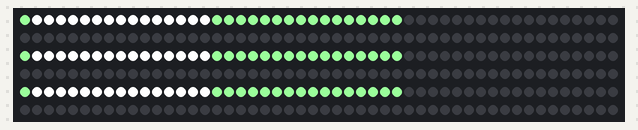
The sketch below on a simulated Arduino Uno, built with avr-gcc and run on an emulated ATmega328P. Parts: 300 RGB LEDs in strip order, left to right, continuing on the next row. Random numbers use the default seed unless the sketch sets one.

Above: at 0.04 s.
At 5.01 s:
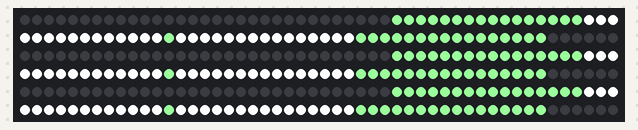
At 10.02 s:
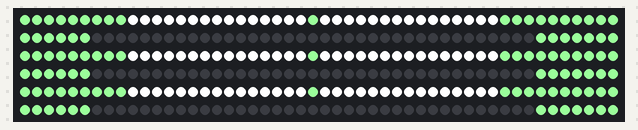
At 19.97 s:
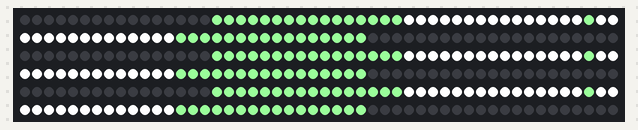
At 29.95 s:
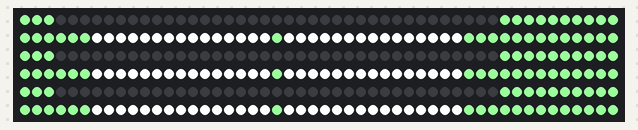
At 39.94 s:
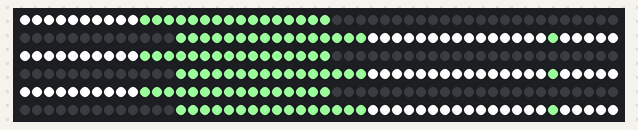

The sketch:

led_dress.ino
```cpp
#include <Adafruit_NeoPixel.h>
#include "WS2812_Definitions.h"
#include "led_dress.h"

// #define BRITTANY
// #define BETHANY
// #define SAMUEL
#define CAMPLIGHTS

#ifdef BRITTANY
#define PIN_A 10
#define LED_COUNT 120
#define GROUP_COUNT 3
#define CHYRON_WIDTH 24
#define COLOR_DROPOFF 2
#define SPEED 20
#endif

#ifdef BETHANY
#define PIN_A 6
#define LED_COUNT 120
#define GROUP_COUNT 6
#define CHYRON_WIDTH 12
#define COLOR_DROPOFF 3
#define SPEED 30
#endif

#ifdef SAMUEL
#define PIN_A 6
#define LED_COUNT 120
#define GROUP_COUNT 3
#define CHYRON_WIDTH 24
#define COLOR_DROPOFF 2
#define SPEED 20
#endif

#ifdef CAMPLIGHTS
#define PIN_A 8
#define LED_COUNT 300
#define GROUP_COUNT 3
#define CHYRON_WIDTH 32
#define COLOR_DROPOFF 16
#define SPEED 40
#endif


unsigned long COLORS[] = {
  NAVY, DARKBLUE, MEDIUMBLUE, BLUE, DARKGREEN, GREEN, TEAL, DARKCYAN,
  DEEPSKYBLUE, DARKTURQUOISE, MEDIUMSPRINGGREEN, LIME, SPRINGGREEN,
  AQUA, CYAN, MIDNIGHTBLUE, DODGERBLUE, LIGHTSEAGREEN, FORESTGREEN,
  SEAGREEN, DARKSLATEGRAY, LIMEGREEN, MEDIUMSEAGREEN, TURQUOISE,
  ROYALBLUE, STEELBLUE, DARKSLATEBLUE, MEDIUMTURQUOISE, INDIGO,
  DARKOLIVEGREEN, CADETBLUE, CORNFLOWERBLUE, MEDIUMAQUAMARINE, DIMGRAY,
  SLATEBLUE, OLIVEDRAB, SLATEGRAY, LIGHTSLATEGRAY, MEDIUMSLATEBLUE,
  LAWNGREEN, CHARTREUSE, AQUAMARINE, MAROON, PURPLE, OLIVE, GRAY,
  SKYBLUE, LIGHTSKYBLUE, BLUEVIOLET, DARKRED, DARKMAGENTA, SADDLEBROWN,
  DARKSEAGREEN, LIGHTGREEN, MEDIUMPURPLE, DARKVIOLET, PALEGREEN,
  DARKORCHID, YELLOWGREEN, SIENNA, BROWN, DARKGRAY, LIGHTBLUE,
  GREENYELLOW, PALETURQUOISE, LIGHTSTEELBLUE, POWDERBLUE, FIREBRICK,
  DARKGOLDENROD, MEDIUMORCHID, ROSYBROWN, DARKKHAKI, SILVER,
  MEDIUMVIOLETRED, INDIANRED, PERU, CHOCOLATE, TAN, LIGHTGRAY,
  THISTLE, ORCHID, GOLDENROD, PALEVIOLETRED, CRIMSON, GAINSBORO, PLUM,
  BURLYWOOD, LIGHTCYAN, LAVENDER, DARKSALMON, VIOLET, PALEGOLDENROD,
  LIGHTCORAL, KHAKI, ALICEBLUE, HONEYDEW, AZURE, SANDYBROWN, WHEAT,
  BEIGE, WHITESMOKE, MINTCREAM, GHOSTWHITE, SALMON, ANTIQUEWHITE,
  LINEN, LIGHTGOLDENRODYELLOW, OLDLACE, RED, FUCHSIA, MAGENTA,
  DEEPPINK, ORANGERED, TOMATO, HOTPINK, CORAL, DARKORANGE, LIGHTSALMON,
  ORANGE, LIGHTPINK, PINK, GOLD, PEACHPUFF, NAVAJOWHITE, MOCCASIN,
  BISQUE, MISTYROSE, BLANCHEDALMOND, PAPAYAWHIP, LAVENDERBLUSH, SEASHELL,
  CORNSILK, LEMONCHIFFON, FLORALWHITE, SNOW, YELLOW, LIGHTYELLOW, IVORY
};

Adafruit_NeoPixel led_a = Adafruit_NeoPixel(LED_COUNT, PIN_A, NEO_GRB + NEO_KHZ800);

void setup() {
  // To ensure that the first random color in `loop` is never the same.
  randomSeed(analogRead(0));

  led_a.begin();

  clearLEDs(true);
}

void loop() {
  uint32_t color = randomColor();
  int speed = random(SPEED, SPEED*1.5);
  int i = 10;
  while (i--) {
    raindrop(color, speed);
  }
}

void raindrop(unsigned long color, byte wait) {
  // weight determines how much lighter the outer "eye" colors are
  const byte weight = COLOR_DROPOFF;
  // It'll be easier to decrement each of these colors individually
  // so we'll split them out of the 24-bit color value
  byte red = (color & 0xFF0000) >> 16;
  byte green = (color & 0x00FF00) >> 8;
  byte blue = (color & 0x0000FF);

  // Start at closest LED, and move to the outside
  for (int i=0; i<=LED_COUNT-1; i++) {
    clearLEDs(false);
    for (int g=0; g<GROUP_COUNT; g++) {
      int p = ((LED_COUNT / GROUP_COUNT) * g + i) % LED_COUNT;
      led_a.setPixelColor(p, red, green, blue);
    }
    // Now set two eyes to each side to get progressively dimmer
    for (int j=1; j<CHYRON_WIDTH; j++) {
      byte redWJ = red/(j/weight);
      byte greenWJ = green/(j/weight);
      byte blueWJ = blue/(j/weight);
      if (i-j >= 0) {
        for (int g=0; g<GROUP_COUNT; g++) {
          int p = ((LED_COUNT / GROUP_COUNT) * g + (i-j)) % LED_COUNT;
          led_a.setPixelColor(p, redWJ, greenWJ, blueWJ);
        }
      }
      if (i-j <= LED_COUNT) {
        for (int g=0; g<GROUP_COUNT; g++) {
          int p = ((LED_COUNT / GROUP_COUNT) * g + (i+j)) % LED_COUNT;
          led_a.setPixelColor(p, redWJ, greenWJ, blueWJ);
        }
      }
    }
    led_a.show();
    delay(wait);
  }

  return;

  // Now we go back to where we came. Do the same thing.
  for (int i=LED_COUNT-CHYRON_WIDTH; i>=1; i--) {
    clearLEDs(false);
    for (int g=0; g<GROUP_COUNT; g++) {
      int p = ((LED_COUNT / GROUP_COUNT) * g + i) % LED_COUNT;
      led_a.setPixelColor(p, red, green, blue);
    }

    // Now set two eyes to each side to get progressively dimmer
    for (int j=1; j<CHYRON_WIDTH; j++)
    {
      byte redWJ = red/(weight*j);
      byte greenWJ = green/(weight*j);
      byte blueWJ = blue/(weight*j);

      if (i-j >= 0) {
        for (int g=0; g<GROUP_COUNT; g++) {
          int p = ((LED_COUNT / GROUP_COUNT) * g + (i-j)) % LED_COUNT;
          led_a.setPixelColor(p, redWJ, greenWJ, blueWJ);
        }
      }
      if (i-j <= LED_COUNT) {
        for (int g=0; g<GROUP_COUNT; g++) {
          int p = ((LED_COUNT / GROUP_COUNT) * g + (i+j)) % LED_COUNT;
          led_a.setPixelColor(p, redWJ, greenWJ, blueWJ);
        }
      }
    }
    led_a.show();
    delay(wait);
  }
}

// Sets all LEDs to off, but DOES NOT update the display;
// call leds.show() to actually turn them off after this.
void clearLEDs(bool immediate)
{
  for (int i=0; i<LED_COUNT; i++)
  {
    led_a.setPixelColor(i, 0);
  }

  if (immediate) {
    led_a.show();
  }
}

unsigned long randomColor() {
  return COLORS[random(sizeof(COLORS)/sizeof(unsigned long))];
}
```

WS2812_Definitions.h
```cpp
/*
  Bunches of definitions for the WS2812 Breakout Board example code

*/

// These are for the cascade function
#define TOP_DOWN 0
#define DOWN_TOP 1

/* A world of colors to set your LED to
  Standard HTML Color Codes sorted by Hex Value
    to see the colors in action, check out:
   http://www.w3schools.com/html/html_colorvalues.asp */

#define BLACK			0x000000
#define NAVY			0x000080
#define DARKBLUE		0x00008B
#define MEDIUMBLUE		0x0000CD
#define BLUE			0x0000FF
#define DARKGREEN		0x006400
#define GREEN			0x008000
#define TEAL			0x008080
#define DARKCYAN		0x008B8B
#define DEEPSKYBLUE		0x00BFFF
#define DARKTURQUOISE		0x00CED1
#define MEDIUMSPRINGGREEN	0x00FA9A
#define LIME			0x00FF00
#define SPRINGGREEN		0x00FF7F
#define AQUA			0x00FFFF
#define CYAN			0x00FFFF
#define MIDNIGHTBLUE		0x191970
#define DODGERBLUE		0x1E90FF
#define LIGHTSEAGREEN		0x20B2AA
#define FORESTGREEN		0x228B22
#define SEAGREEN		0x2E8B57
#define DARKSLATEGRAY		0x2F4F4F
#define LIMEGREEN		0x32CD32
#define MEDIUMSEAGREEN		0x3CB371
#define TURQUOISE		0x40E0D0
#define ROYALBLUE		0x4169E1
#define STEELBLUE		0x4682B4
#define DARKSLATEBLUE		0x483D8B
#define MEDIUMTURQUOISE		0x48D1CC
#define INDIGO 			0x4B0082
#define DARKOLIVEGREEN		0x556B2F
#define CADETBLUE		0x5F9EA0
#define CORNFLOWERBLUE		0x6495ED
#define MEDIUMAQUAMARINE	0x66CDAA
#define DIMGRAY			0x696969
#define SLATEBLUE		0x6A5ACD
#define OLIVEDRAB		0x6B8E23
#define SLATEGRAY		0x708090
#define LIGHTSLATEGRAY		0x778899
#define MEDIUMSLATEBLUE		0x7B68EE
#define LAWNGREEN		0x7CFC00
#define CHARTREUSE		0x7FFF00
#define AQUAMARINE		0x7FFFD4
#define MAROON			0x800000
#define PURPLE			0x800080
#define OLIVE			0x808000
#define GRAY			0x808080
#define SKYBLUE			0x87CEEB
#define LIGHTSKYBLUE		0x87CEFA
#define BLUEVIOLET		0x8A2BE2
#define DARKRED			0x8B0000
#define DARKMAGENTA		0x8B008B
#define SADDLEBROWN		0x8B4513
#define DARKSEAGREEN		0x8FBC8F
#define LIGHTGREEN		0x90EE90
#define MEDIUMPURPLE		0x9370DB
#define DARKVIOLET		0x9400D3
#define PALEGREEN		0x98FB98
#define DARKORCHID		0x9932CC
#define YELLOWGREEN		0x9ACD32
#define SIENNA			0xA0522D
#define BROWN			0xA52A2A
#define DARKGRAY		0xA9A9A9
#define LIGHTBLUE		0xADD8E6
#define GREENYELLOW		0xADFF2F
#define PALETURQUOISE	        0xAFEEEE
#define LIGHTSTEELBLUE		0xB0C4DE
#define POWDERBLUE		0xB0E0E6
#define FIREBRICK		0xB22222
#define DARKGOLDENROD		0xB8860B
#define MEDIUMORCHID		0xBA55D3
#define ROSYBROWN		0xBC8F8F
#define DARKKHAKI		0xBDB76B
#define SILVER			0xC0C0C0
#define MEDIUMVIOLETRED	        0xC71585
#define INDIANRED 		0xCD5C5C
#define PERU			0xCD853F
#define CHOCOLATE		0xD2691E
#define TAN			0xD2B48C
#define LIGHTGRAY		0xD3D3D3
#define THISTLE			0xD8BFD8
#define ORCHID			0xDA70D6
#define GOLDENROD		0xDAA520
#define PALEVIOLETRED		0xDB7093
#define CRIMSON			0xDC143C
#define GAINSBORO		0xDCDCDC
#define PLUM			0xDDA0DD
#define BURLYWOOD		0xDEB887
#define LIGHTCYAN		0xE0FFFF
#define LAVENDER		0xE6E6FA
#define DARKSALMON		0xE9967A
#define VIOLET			0xEE82EE
#define PALEGOLDENROD		0xEEE8AA
#define LIGHTCORAL		0xF08080
#define KHAKI			0xF0E68C
#define ALICEBLUE		0xF0F8FF
#define HONEYDEW		0xF0FFF0
#define AZURE			0xF0FFFF
#define SANDYBROWN		0xF4A460
#define WHEAT			0xF5DEB3
#define BEIGE			0xF5F5DC
#define WHITESMOKE		0xF5F5F5
#define MINTCREAM		0xF5FFFA
#define GHOSTWHITE		0xF8F8FF
#define SALMON			0xFA8072
#define ANTIQUEWHITE		0xFAEBD7
#define LINEN			0xFAF0E6
#define LIGHTGOLDENRODYELLOW	0xFAFAD2
#define OLDLACE			0xFDF5E6
#define RED			0xFF0000
#define FUCHSIA			0xFF00FF
#define MAGENTA			0xFF00FF
#define DEEPPINK		0xFF1493
#define ORANGERED		0xFF4500
#define TOMATO			0xFF6347
#define HOTPINK			0xFF69B4
#define CORAL			0xFF7F50
#define DARKORANGE		0xFF8C00
#define LIGHTSALMON		0xFFA07A
#define ORANGE			0xFFA500
#define LIGHTPINK		0xFFB6C1
#define PINK			0xFFC0CB
#define GOLD			0xFFD700
#define PEACHPUFF		0xFFDAB9
#define NAVAJOWHITE		0xFFDEAD
#define MOCCASIN		0xFFE4B5
#define BISQUE			0xFFE4C4
#define MISTYROSE		0xFFE4E1
#define BLANCHEDALMOND		0xFFEBCD
#define PAPAYAWHIP		0xFFEFD5
#define LAVENDERBLUSH		0xFFF0F5
#define SEASHELL		0xFFF5EE
#define CORNSILK		0xFFF8DC
#define LEMONCHIFFON		0xFFFACD
#define FLORALWHITE		0xFFFAF0
#define SNOW			0xFFFAFA
#define YELLOW			0xFFFF00
#define LIGHTYELLOW		0xFFFFE0
#define IVORY			0xFFFFF0
#define WHITE			0xFFFFFF
```

camplights.cpp
```cpp
#include <Adafruit_NeoPixel.h>
#include "WS2812_Definitions.h"
#include "led_dress.h"

#define CAMPLIGHTS

#ifdef CAMPLIGHTS
#define PIN_A 8
#define LED_COUNT 300
#define GROUP_COUNT 3
#define CHYRON_WIDTH 51
#define COLOR_DROPOFF 8
#define SPEED 40
#endif


unsigned long COLORS[] = {
  NAVY, DARKBLUE, MEDIUMBLUE, BLUE, DARKGREEN, GREEN, TEAL, DARKCYAN,
  DEEPSKYBLUE, DARKTURQUOISE, MEDIUMSPRINGGREEN, LIME, SPRINGGREEN,
  AQUA, CYAN, MIDNIGHTBLUE, DODGERBLUE, LIGHTSEAGREEN, FORESTGREEN,
  SEAGREEN, DARKSLATEGRAY, LIMEGREEN, MEDIUMSEAGREEN, TURQUOISE,
  ROYALBLUE, STEELBLUE, DARKSLATEBLUE, MEDIUMTURQUOISE, INDIGO,
  DARKOLIVEGREEN, CADETBLUE, CORNFLOWERBLUE, MEDIUMAQUAMARINE, DIMGRAY,
  SLATEBLUE, OLIVEDRAB, SLATEGRAY, LIGHTSLATEGRAY, MEDIUMSLATEBLUE,
  LAWNGREEN, CHARTREUSE, AQUAMARINE, MAROON, PURPLE, OLIVE, GRAY,
  SKYBLUE, LIGHTSKYBLUE, BLUEVIOLET, DARKRED, DARKMAGENTA, SADDLEBROWN,
  DARKSEAGREEN, LIGHTGREEN, MEDIUMPURPLE, DARKVIOLET, PALEGREEN,
  DARKORCHID, YELLOWGREEN, SIENNA, BROWN, DARKGRAY, LIGHTBLUE,
  GREENYELLOW, PALETURQUOISE, LIGHTSTEELBLUE, POWDERBLUE, FIREBRICK,
  DARKGOLDENROD, MEDIUMORCHID, ROSYBROWN, DARKKHAKI, SILVER,
  MEDIUMVIOLETRED, INDIANRED, PERU, CHOCOLATE, TAN, LIGHTGRAY,
  THISTLE, ORCHID, GOLDENROD, PALEVIOLETRED, CRIMSON, GAINSBORO, PLUM,
  BURLYWOOD, LIGHTCYAN, LAVENDER, DARKSALMON, VIOLET, PALEGOLDENROD,
  LIGHTCORAL, KHAKI, ALICEBLUE, HONEYDEW, AZURE, SANDYBROWN, WHEAT,
  BEIGE, WHITESMOKE, MINTCREAM, GHOSTWHITE, SALMON, ANTIQUEWHITE,
  LINEN, LIGHTGOLDENRODYELLOW, OLDLACE, RED, FUCHSIA, MAGENTA,
  DEEPPINK, ORANGERED, TOMATO, HOTPINK, CORAL, DARKORANGE, LIGHTSALMON,
  ORANGE, LIGHTPINK, PINK, GOLD, PEACHPUFF, NAVAJOWHITE, MOCCASIN,
  BISQUE, MISTYROSE, BLANCHEDALMOND, PAPAYAWHIP, LAVENDERBLUSH, SEASHELL,
  CORNSILK, LEMONCHIFFON, FLORALWHITE, SNOW, YELLOW, LIGHTYELLOW, IVORY
};

Adafruit_NeoPixel led_a = Adafruit_NeoPixel(LED_COUNT, PIN_A, NEO_GRB + NEO_KHZ800);

void setup() {
  // To ensure that the first random color in `loop` is never the same.
  randomSeed(analogRead(0));

  led_a.begin();

  clearLEDs(true);
}

void loop() {
  uint32_t color = randomColor();
  color = randomColor();
  int speed = random(SPEED, SPEED*1.5);
  int i = 2;
  while (i--) {
    raindrop(color, speed);
  }
}

void raindrop(unsigned long color, byte wait) {
  // weight determines how much lighter the outer "eye" colors are
  const double weight = COLOR_DROPOFF;
  // It'll be easier to decrement each of these colors individually
  // so we'll split them out of the 24-bit color value
  byte red = (color & 0xFF0000) >> 16;
  byte green = (color & 0x00FF00) >> 8;
  byte blue = (color & 0x0000FF);

  // Start at closest LED, and move to the outside
  for (int i=0; i<=LED_COUNT-1; i++) {
    // clearLEDs(false);
    for (int g=0; g<GROUP_COUNT; g++) {
      int p = ((LED_COUNT / GROUP_COUNT) * g + i) % LED_COUNT;
      led_a.setPixelColor(p, red, green, blue);
    }
    // Now set two eyes to each side to get progressively dimmer
    for (int j=1; j<CHYRON_WIDTH; j++) {
      byte redWJ = red/ceil(j/weight);
      byte greenWJ = green/ceil(j/weight);
      byte blueWJ = blue/ceil(j/weight);
      if (i-j >= 0) {
        for (int g=0; g<GROUP_COUNT; g++) {
          int p = ((LED_COUNT / GROUP_COUNT) * g + (i-j)) % LED_COUNT;
          led_a.setPixelColor(p, redWJ, greenWJ, blueWJ);
        }
      }
      if (i-j <= LED_COUNT) {
        for (int g=0; g<GROUP_COUNT; g++) {
          int p = ((LED_COUNT / GROUP_COUNT) * g + (i+j)) % LED_COUNT;
          led_a.setPixelColor(p, redWJ, greenWJ, blueWJ);
        }
      }
    }
    led_a.show();
    delay(wait);
  }

  return;

  // Now we go back to where we came. Do the same thing.
  for (int i=LED_COUNT-CHYRON_WIDTH; i>=1; i--) {
    clearLEDs(false);
    for (int g=0; g<GROUP_COUNT; g++) {
      int p = ((LED_COUNT / GROUP_COUNT) * g + i) % LED_COUNT;
      led_a.setPixelColor(p, red, green, blue);
    }

    // Now set two eyes to each side to get progressively dimmer
    for (int j=1; j<CHYRON_WIDTH; j++)
    {
      byte redWJ = red/(weight*j);
      byte greenWJ = green/(weight*j);
      byte blueWJ = blue/(weight*j);

      if (i-j >= 0) {
        for (int g=0; g<GROUP_COUNT; g++) {
          int p = ((LED_COUNT / GROUP_COUNT) * g + (i-j)) % LED_COUNT;
          led_a.setPixelColor(p, redWJ, greenWJ, blueWJ);
        }
      }
      if (i-j <= LED_COUNT) {
        for (int g=0; g<GROUP_COUNT; g++) {
          int p = ((LED_COUNT / GROUP_COUNT) * g + (i+j)) % LED_COUNT;
          led_a.setPixelColor(p, redWJ, greenWJ, blueWJ);
        }
      }
    }
    led_a.show();
    delay(wait);
  }
}

// Sets all LEDs to off, but DOES NOT update the display;
// call leds.show() to actually turn them off after this.
void clearLEDs(bool immediate)
{
  for (int i=0; i<LED_COUNT; i++)
  {
    led_a.setPixelColor(i, 0);
  }

  if (immediate) {
    led_a.show();
  }
}

unsigned long randomColor() {
  return COLORS[random(sizeof(COLORS)/sizeof(unsigned long))];
}
```

led_dress.h
```cpp
void clearLEDs(bool immediate);
unsigned long randomColor();
void raindrop(unsigned long color, byte wait);
```
